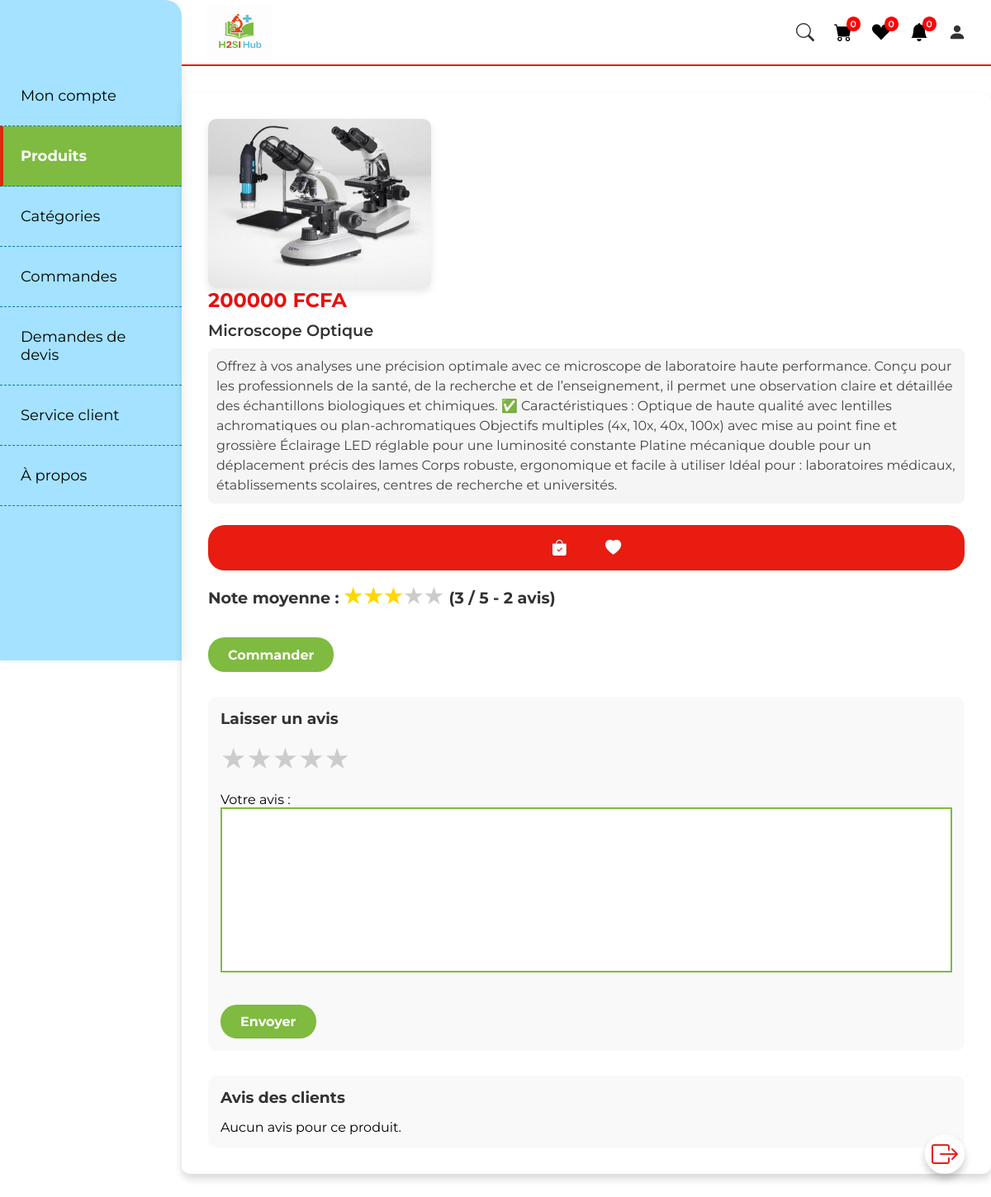
Page /pageproduit.php?pid=3 on the committed database.
### tables this page shows
CREATE TABLE `t_produit` (
  `id` int(10) NOT NULL,
  `nom_pdt` varchar(1000) NOT NULL,
  `prix` float NOT NULL,
  `image` varchar(1000) NOT NULL,
  `detail_pdt` longtext NOT NULL,
  `categorie` varchar(100) NOT NULL
);

### sessioneq.php (called while the page is built, shortened)
<?php
include("admin/connexion.php");
if (isset($_SESSION['id_client'])) {
    $id_client = $_SESSION['id_client'];
    $nom_client = $_SESSION['nom_client'];
    $prenom_client = $_SESSION['prenom_client'];
    $mail_client = $_SESSION['mail_client'];
    $count_panier = $con->prepare("SELECT COUNT(*) FROM t_panier WHERE id_client = :id_client");
    $count_panier->bindParam(":id_client", $id_client);
    $count_panier->execute();
    $num_panier = $count_panier->fetchColumn();
    $count_wishlist = $con->prepare("SELECT COUNT(*) FROM t_wishlist WHERE id_client = :id_client");
    $count_wishlist->bindParam(":id_client", $id_client);
    $count_wishlist->execute();
    $num_wishlist = $count_wishlist->fetchColumn();
$count_notif = $con->prepare("SELECT COUNT(*) FROM t_notifications WHERE id_client = :id_client AND est_lue = 0");
$count_notif->bindParam(":id_client", $id_client);
$count_notif->execute();
$num_notif = $count_notif->fetchColumn();
} else {
     $num_notif = 0;
}
?>

### pageproduit.php (the view, shortened to what this page needs)
<?php
 include("sessioneq.php");
?>
<html lang="en" dir="ltr">
<head>
<link rel="stylesheet" href="https://cdn.jsdelivr.net/npm/bootstrap-icons@1.10.3/font/bootstrap-icons.css">
<link rel="stylesheet" href="styl.css">
</head>
<body>
<div class="navbar-container">
  <div class="navbar-top">
    <a href="#" class="logo"><img src="Images/H2SI Hub.png" class="logo-img"  alt="H2SI Logo" /></a>
    <div class="nav-icons">
      <i class="bi bi-search" id="search-icon"></i>
      <a href="panier.php" class="panier">
        <i class="bi bi-cart-fill"></i>
        <sup><?php
             $count_panier = $con->prepare("SELECT COUNT(*) FROM t_panier WHERE id_client = :id_client");
             $count_panier->bindParam(":id_client", $id_client);
             $count_panier->execute();
             echo $count_panier->fetchColumn();
          ?></sup>
      </a>
      <a href="wishlist.php" class="wishlist">
        <i class="bi bi-suit-heart-fill"></i>
        <sup><?php
            $count_wishlist = $con->prepare("SELECT COUNT(*) FROM t_wishlist WHERE id_client = :id_client");
            $count_wishlist->bindParam(":id_client", $id_client);
            $count_wishlist->execute();
            echo $count_wishlist->fetchColumn();
        ?></sup>
      </a>
      <a href="notif.php" class="wishlist"><i class="bi bi-bell-fill"></i><sup><?= $num_notif ?></sup></a>
      <i class="bi bi-person-fill" id="person-icon"></i>
    </div>
  </div>
  <nav class="sidebar">
    <ul class="nav-links">
      <li><a href="moncompte.php" class="nav-link">Mon compte</a></li>
      <li><a href="eqconnect.php" class="nav-link active">Produits</a></li>
      <li><a href="presentation.php" class="nav-link">Catégories</a></li>
      <li><a href="commande.php" class="nav-link">Commandes</a></li>
      <li><a href="devis.php" class="nav-link">Demandes de devis</a></li>
      <li><a href="service_client.php" class="nav-link">Service client</a></li>
      <li><a href="faq.php" class="nav-link">À propos</a></li>
    </ul>
  </nav>
</div>
<section class="voir_page">
   <?php
    if(isset($_GET['pid'])) {
        $pid = $_GET['pid'];
        $select_products = $con->query("SELECT * FROM `t_produit` WHERE id ='$pid'");
        if ($select_products->rowCount()>0) {
          while($fetch_products = $select_products->fetch(PDO::FETCH_ASSOC)){
            $note_data = $con->prepare("SELECT AVG(note) AS moyenne, COUNT(*) AS total FROM t_avis WHERE id_produit = :id_produit");
$note_data->execute([':id_produit' => $fetch_products['id']]);
$note_info = $note_data->fetch(PDO::FETCH_ASSOC);
$moyenne = round($note_info['moyenne'], 1);
$total_avis = $note_info['total'];
   ?>
            <form method="post">
                <img src="admin/image/<?php echo $fetch_products['image']; ?>" class="images">
                <div class="lesdetails">
                   <div class="leprix"><?php echo $fetch_products['prix']; ?> FCFA</div>
                   <div class="lenom"><?php echo $fetch_products['nom_pdt']; ?></div>
                   <div class="a_propos"><p><?php echo $fetch_products['detail_pdt']; ?></p></div>
                   <div class="button">
                     <button type="submit" name="ajouter_au_panier"><i class="bi bi-bag-check-fill"></i></button>
                     <button type="submit" name="ajouter_a_wishlist"><i class="bi bi-heart-fill"></i></button>
                   </div>
                </div>
                <div class="note-globale">
    <h4>Note moyenne :
        <?php
        for($i=1;$i<=5;$i++){
            if($i <= floor($moyenne)){
                echo '<span class="star filled">&#9733;</span>';
            } elseif($i - $moyenne < 1){
                echo '<span class="star" style="position: relative; display: inline-block;">
                        <span style="width:'.(($moyenne-floor($moyenne))*100).'%; overflow:hidden; display:inline-block; color: gold;">&#9733;</span>
                        <span style="color:#ccc;">&#9733;</span>
                      </span>';
            } else {
                echo '<span class="star">&#9733;</span>';
            }
        }
        ?>
        (<?= $moyenne ?> / 5 - <?= $total_avis ?> avis)
    </h4>
</div>
                <a href="verifier.php?get_id=<?= $fetch_products['id']; ?>" class="btn_buy">Commander</a>
            </form>
            <div class="avis-section">
              <h3>Laisser un avis</h3>
              <form method="post">
               <div class="star-rating">
  <span class="star select-star" data-value="1">&#9733;</span>
  <span class="star select-star" data-value="2">&#9733;</span>
  <span class="star select-star" data-value="3">&#9733;</span>
  <span class="star select-star" data-value="4">&#9733;</span>
  <span class="star select-star" data-value="5">&#9733;</span>
</div>
                <br><br>
                <label for="commentaire">Votre avis :</label><br>
                <textarea name="commentaire" class="comment" id="commentaire" rows="4" required></textarea><br><br>
                <button type="submit" name="ajouter_avis" class="btn_buy">Envoyer</button>
              </form>
            </div>
            <div class="avis-liste">
              <h3>Avis des clients</h3>
              <?php
              $avis_query = $con->prepare("SELECT a.*, c.nom_client, c.prenom_client
                                           FROM t_avis a
                                           JOIN t_client c ON a.id_client = c.id
                                           WHERE a.id_produit = :id_produit
                                           ORDER BY a.date_avis DESC");
              $avis_query->execute([':id_produit' => $pid]);
              if ($avis_query->rowCount() > 0) {
                  while ($avis = $avis_query->fetch(PDO::FETCH_ASSOC)) {
                      echo "<div class='un-avis'>";
                      echo "<strong>" . htmlspecialchars($avis['nom_client']) . " " . htmlspecialchars($avis['prenom_client']) . "</strong><br>";
                      echo "Note : " . str_repeat("⭐", $avis['note']) . "<br>";
                      echo "<p>" . nl2br(htmlspecialchars($avis['commentaire'])) . "</p>";
                      echo "<small>Posté le " . $avis['date_avis'] . "</small>";
                      echo "</div>";
                  }
              } else {
                  echo "<p>Aucun avis pour ce produit.</p>";
              }
              ?>
            </div>
   <?php
          }
        }
    }
   ?>
   <a href="eqconnect.php"><i class="bi bi-box-arrow-right"></i></a>
</section>
</body>
</html>

### styl.css (style rules this page uses)
* { margin: 0; padding: 0; box-sizing: border-box; font-family: 'Montserrat', sans-serif; list-style: none; text-decoration: none; scroll-behavior: smooth; scroll-padding-top: 2rem; }
body { overflow-x: hidden; padding-top: 80px; padding-left: 220px; box-sizing: border-box; }
.navbar-container { display: flex; flex-direction: row; width: 100%; position: fixed; top: 0; left: 0; background: #fff; z-index: 1000; box-shadow: 0 6px 10px rgba(0, 0, 0, 0.1); }
.navbar-top { position: fixed; top: 0; left: 220px; height: 80px; display: flex; justify-content: space-between; align-items: center; width: calc(100% - 220px); padding: 10px 30px; background: #fff; border-bottom: 2px solid #e81c11; z-index: 1001; }
.logo-img { width: 80px; height: 70px; transition: transform 0.3s ease-in-out; }
.nav-icons { display: flex; gap: 1.5rem; align-items: center; font-size: 22px; color: #333; }
.nav-icons a { color: #000; position: relative; }
.nav-icons sup { position: absolute; top: -8px; right: -10px; background-color: red; color: #fff; font-size: 10px; padding: 2px 5px; border-radius: 50%; }
.sidebar { width: 220px; background: #18b6ff64; height: 100vh; padding-top: 80px; position: fixed; left: 0; top: 0; border-top-right-radius: 20px; box-shadow: 4px 0 10px rgba(0,0,0,0.05); }
.nav-links { list-style: none; padding: 0; margin: 0; }
.nav-links li { width: 100%; }
.nav-link { display: block; padding: 25px 25px; font-size: 18px; color: #000; border-bottom: 1px dashed #056fa0ef; text-decoration: none; transition: all 0.3s ease; position: relative; }
.nav-link.active { background-color: #7EBB40; color: #fff; font-weight: bold; box-shadow: inset 4px 0 0 #d92b10; }
.panier sup { font-size: 11px; font-weight: 600; color:#fafafa; }
.wishlist sup { font-size: 11px; font-weight: 600; color:hwb(0 100% 0%); }
.voir_page { margin: 2rem auto; padding: 2rem; max-width: 1200px; background: #fff; border-radius: 10px; box-shadow: 0 6px 10px rgba(0,0,0,0.15); }
.voir_page .btn_buy { padding: 0.7rem 1.5rem; border-radius: 20px; font-weight: bold; text-decoration: none; font-size: 1rem; cursor: pointer; border: none; transition: all 0.3s ease; background-color: #7EBB40; color: #fff; }
.voir_page .button { display: flex; justify-content: center; gap: 1rem; background: #e81c11; border-radius: 20px; padding: 0.5rem; margin: 1rem 0; }
.voir_page .button button, .voir_page .button a { background: transparent; border: none; color: #fff; font-size: 1.2rem; cursor: pointer; }
.voir_page a .bi-box-arrow-right { font-size: 2rem; color: #e81c11; position: fixed; bottom: 2rem; right: 2rem; background: #fff; padding: 0.5rem; border-radius: 50%; box-shadow: 0 6px 10px rgba(0,0,0,0.2); transition: transform 0.2s ease; }

### pageproduit.php (style rules this page uses)
form .images { max-width: 100%; width: 270px; border-radius: 10px; object-fit: cover; box-shadow: 0 4px 10px rgba(0, 0, 0, 0.1); }
.lesdetails { flex: 1 1 300px; display: flex; flex-direction: column; gap: 10px; }
.leprix { font-size: 1.5rem; font-weight: bold; color: #e81010; }
.lenom { font-size: 1.2rem; font-weight: 600; color: #333; }
.a_propos p { font-size: 1rem; line-height: 1.5; color: #444; background: #f5f5f5; padding: 10px; border-radius: 8px; }
.button { display: flex; gap: 10px; align-items: center; }
.button button { background: #7EBB40; color: white; border: none; padding: 10px 15px; border-radius: 50px; cursor: pointer; font-size: 1.1rem; transition: 0.3s; }
.btn_buy { display: inline-block; margin-top: 20px; padding: 12px 20px; background: #e81010; color: white; font-weight: 600; border-radius: 8px; text-decoration: none; transition: 0.3s; }
.comment { resize: none; width: 100%; height: 200px; border: 2px solid #7EBB40; }
.avis-section, .avis-liste { margin-top: 30px; padding: 15px; background: #f9f9f9; border-radius: 10px; }
.avis-section h3, .avis-liste h3 { margin-bottom: 15px; color: #333; }
.star-rating { display: inline-flex; font-size: 35px; cursor: pointer; }
.star { color: #ccc; transition: color 0.2s; }
.star.filled { color: gold; }
.note-globale h4 { font-size: 1.2rem; margin-bottom: 15px; color: #333; }
.note-globale .star { font-size: 25px; margin-right: 2px; }

### rows in the picture
t_produit: image (picture), prix "200000", nom_pdt "Microscope Optique", detail_pdt "Offrez à vos analyses une précision optimale avec ce microscope de laboratoire haute performance. Conçu pour les professionnels de la santé, de la recherche et de l’enseignement, il permet une observation claire et détaillée des échantillons biologiques et chimiques. ✅ Caractéristiques : Optique de haute qualité avec lentilles achromatiques ou plan-achromatiques Objectifs multiples (4x, 10x, 40x, 100x) avec mise au point fine et grossière Éclairage LED réglable pour une luminosité constante Platine mécanique double pour un déplacement précis des lames Corps robuste, ergonomique et facile à utiliser Idéal pour : laboratoires médicaux, établissements scolaires, centres de recherche et…", moyenne "3", total_avis "2"

### other values in the picture
$count_panier->fetchColumn() "0"
$count_wishlist->fetchColumn() "0"
$num_notif "0"
